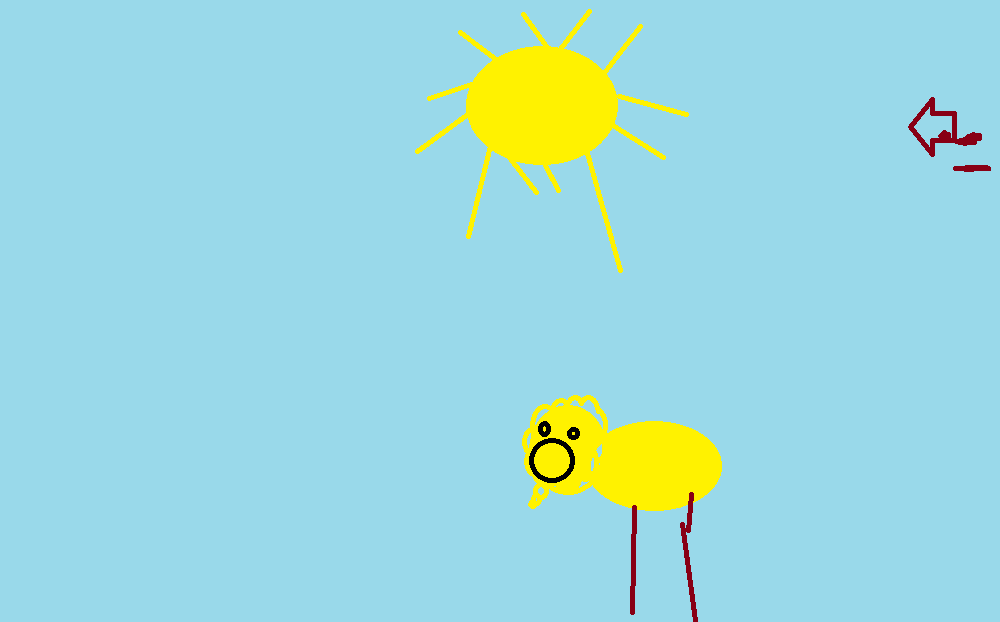
#> input picture scary-lion.png, 1000 x 622 px
$ python pr2.py
#> lines starting #> are read from the running program, lines starting #| are printed output that depends on the picture
import cv2
import numpy as np
import matplotlib as plt

img=cv2.imread("scary-lion.png")
#> img is the input picture: shape (622, 1000, 3); mean B, G, R 220.6, 217.1, 158
print(img.shape)
#| (622, 1000, 3)
# img[:,:,0]=255
img=cv2.resize(img,(640,480))
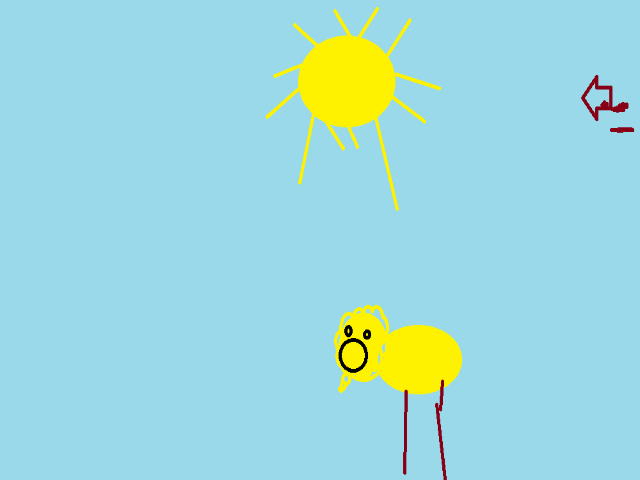
#> img: shape (480, 640, 3); mean B, G, R 220.6, 217.1, 158
# print(cv2.COLOR_BGR2GRAY)
gray=cv2.cvtColor(img,cv2.COLOR_BGR2GRAY)
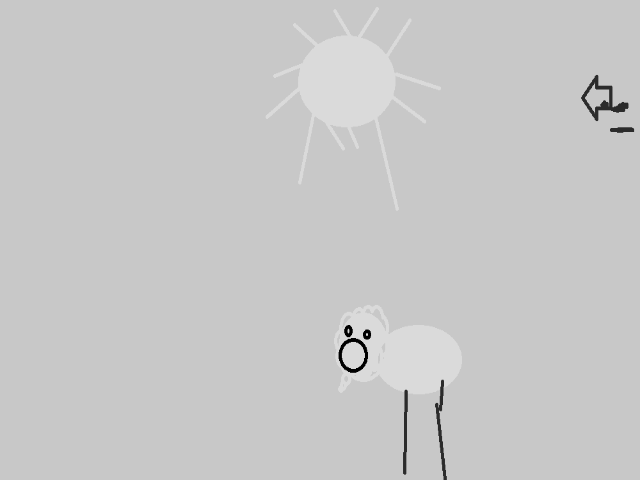
#> gray: shape (480, 640); min 0, max 218, mean 200
print(gray.shape)
#| (480, 640)
# img=arr4.astype(np.uint8)


# img[195:205,500:600]=0
cv2.imshow("Image",gray)
cv2.waitKey(0)
cv2.destroyAllWindows()

print('hello')
